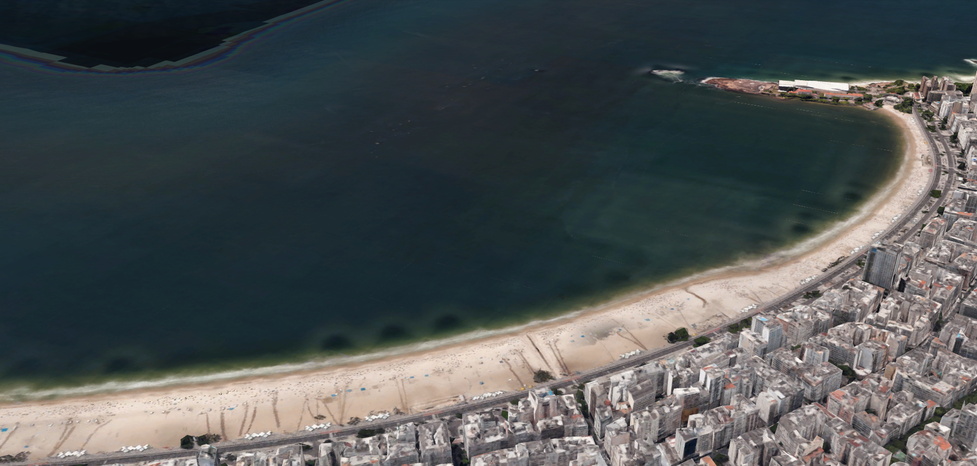
#> input picture Notebooks/data/65.png, 977 x 466 px, shrunk from 1804 x 860 before the run; its folder holds 3 pictures in this run
$ jupyter execute analiza_kompresji.ipynb   (shell and % lines are left out)
#> lines starting #> are read from the running program, lines starting #| are printed output that depends on the picture
[cell 1]
import pandas as pd
import skimage.io
import skimage.color
import skimage.metrics
import skimage.util
import matplotlib.pyplot as plt
import numpy as np
from PIL import Image
import io
import os
import math

[cell 2]
daily_data_volume_gb = {
    "Modis": 17.51,
    "GeoEye-1": 921.05,
}

print("Dane wejściowe (dzienny wolumen danych w GB):")
for sensor, volume in daily_data_volume_gb.items():
    print(f"- {sensor}: {volume} GB")

[cell 3]
def simulate_volume_compression(sensor_data_gb):
    """Symuluje wolumen danych po kompresji."""

    results = []

    for sensor_name, original_volume_gb in sensor_data_gb.items():
        compressed_2_1 = original_volume_gb / 2
        compressed_5_1 = original_volume_gb / 5
        compressed_10_1 = original_volume_gb / 10
        compressed_20_1 = original_volume_gb / 20

        results.append({
            "Nazwa sensora": sensor_name,
            "Dane przed kompresją (GB)": original_volume_gb,
            "Dane po kompresji 2:1 (GB)": compressed_2_1,
            "Dane po kompresji 5:1 (GB)": compressed_5_1,
            "Dane po kompresji 10:1 (GB)": compressed_10_1,
            "Dane po kompresji 20:1 (GB)": compressed_20_1
        })

    df_results = pd.DataFrame(results)

    return df_results

[cell 4]
compression_results_df = simulate_volume_compression(daily_data_volume_gb)

print("\nTabela wpływu kompresji na dzienny wolumen danych:")
print(compression_results_df)

[cell 5]
data_folder = "data"
image_filename = "65.png"

image_path = os.path.join(data_folder, image_filename)

original_image = None

[cell 6]
try:
    loaded_image = skimage.io.imread(image_path)
#> loaded_image is the input picture: shape (466, 977, 4); mean R, G, B, A 76.7, 81.9, 82.9, 255

    if loaded_image is None:
        raise IOError(f"Nie udało się wczytać obrazu z: {image_path}")

    print(f"Wczytano obraz: {image_path}")
    print(f"Typ danych wczytanego obrazu: {loaded_image.dtype}")
#| Typ danych wczytanego obrazu: uint8
    print(f"Wymiary wczytanego obrazu: {loaded_image.shape}")
#| Wymiary wczytanego obrazu: (466, 977, 4)

    if loaded_image.ndim == 3:
        if loaded_image.shape[2] == 4: # RGBA
            print("Obraz RGBA, konwertuję do RGB, a następnie do skali szarości.")
            # Konwersja RGBA do RGB (ignorowanie kanału alfa)
            loaded_image_rgb = skimage.color.rgba2rgb(loaded_image)
             # Konwersja RGB do skali szarości (wynik jako float64 w zakresie [0,1])
            original_image_gray = skimage.color.rgb2gray(loaded_image_rgb)
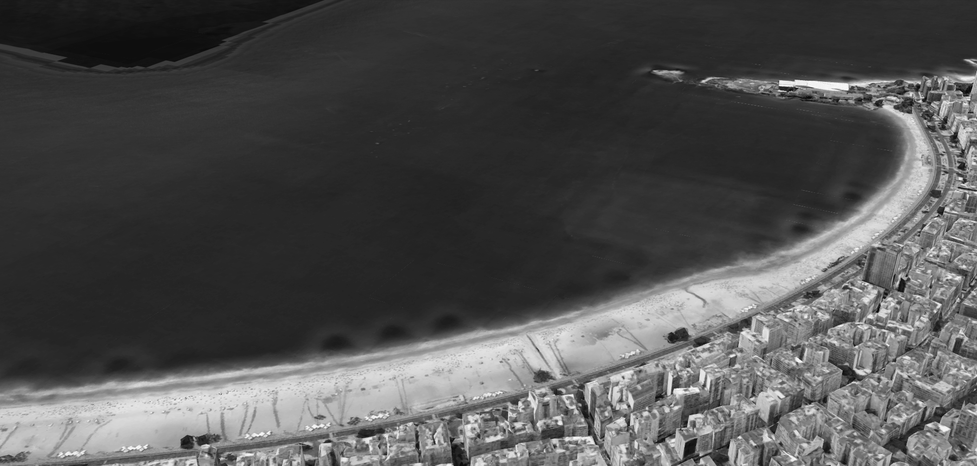
#> original_image_gray: shape (466, 977) float64; min 0.00787, max 1, mean 0.317
        elif loaded_image.shape[2] == 3: # RGB
            print("Obraz RGB, konwertuję do skali szarości.")
            # Konwersja RGB do skali szarości (wynik jako float64 w zakresie [0,1])
            original_image_gray = skimage.color.rgb2gray(loaded_image)
        else:
            print(f"Obraz ma {loaded_image.shape[2]} kanałów. Używam pierwszego kanału jako skali szarości.")
            original_image_gray = loaded_image[..., 0] # Weź pierwszy kanał
    elif loaded_image.ndim == 2:
        print("Obraz jest już w skali szarości.")
        original_image_gray = loaded_image
    else:
        raise ValueError(f"Nieobsługiwana liczba wymiarów obrazu: {loaded_image.ndim}. Oczekiwano 2 (skala szarości) lub 3 (kolor).")


    original_image = skimage.util.img_as_ubyte(original_image_gray)

    plt.figure(figsize=(6, 6))
    plt.imshow(original_image, cmap='gray')
    plt.title(f"Oryginalny obraz: {image_filename}\n(po konwersji do skali szarości, jeśli była potrzebna)")
    plt.axis('off')
    plt.show()

    print(f"Typ danych finalnego obrazu (original_image): {original_image.dtype}")
#| Typ danych finalnego obrazu (original_image): uint8
    print(f"Wymiary finalnego obrazu: {original_image.shape}")
#| Wymiary finalnego obrazu: (466, 977)
    print(f"Zakres wartości pikseli: {original_image.min()} - {original_image.max()}")
#| Zakres wartości pikseli: 2 - 255

except FileNotFoundError:
    print(f"BŁĄD: Nie znaleziono pliku obrazu: {image_path}")
    print(f"Upewnij się, że folder '{data_folder}' istnieje w tym samym miejscu co notatnik,")
    print(f"oraz że plik '{image_filename}' znajduje się wewnątrz folderu '{data_folder}'.")
    print("Popraw zmienną 'image_filename' i/lub umieść plik w odpowiednim miejscu.")
except Exception as e:
    print(f"Wystąpił nieoczekiwany błąd podczas wczytywania lub przetwarzania obrazu: {e}")
    print("Sprawdź, czy plik obrazu nie jest uszkodzony i czy jest to obsługiwany format (np. PNG, JPG, TIF).")

[cell 7]
def compress_jpeg_in_memory(image_array, quality_level):
    """Kompresuje obraz do formatu JPEG w pamięci i zwraca skompresowany obraz oraz jego rozmiar."""

    pil_image = Image.fromarray(image_array)
    img_buffer = io.BytesIO()
    pil_image.save(img_buffer, format="JPEG", quality=quality_level, optimize=True)
    file_size_bytes = img_buffer.tell()

    file_size_kb = file_size_bytes / 1024.0
    img_buffer.seek(0)

    decompressed_pil_image = Image.open(img_buffer)
    decompressed_image_array = np.array(decompressed_pil_image)

    return decompressed_image_array, file_size_kb

[cell 8]
if 'original_image' in globals() and original_image is not None:
    original_image_float = skimage.util.img_as_float(original_image)

    # Przebudowujemy compressed_results od zera
    new_compressed_results = []

    jpeg_quality_levels = [95, 75, 50, 25, 10, 5] # Upewnij się, że to jest zdefiniowane

    print("\nRozpoczynam kompresję, obliczanie PSNR, SSIM i map różnic...")
    for quality in jpeg_quality_levels:
        compressed_img_uint8, size_kb = compress_jpeg_in_memory(original_image, quality)
#> size_kb = 121
        compressed_img_float = skimage.util.img_as_float(compressed_img_uint8)

        psnr_value = skimage.metrics.peak_signal_noise_ratio(original_image, compressed_img_uint8, data_range=255)
#> psnr_value = 46.55

        # Ustalenie win_size dla SSIM dynamicznie, aby uniknąć błędów dla małych obrazów
        # win_size musi być nieparzysty i <= min(wymiary obrazu)
        min_dimension = min(original_image_float.shape[:2])
#> min_dimension = 466
        current_win_size = min(7, min_dimension if min_dimension % 2 != 0 else min_dimension -1)
#> current_win_size = 7
        if current_win_size < 3 : # SSIM wymaga win_size >= 3
            print(f"Ostrzeżenie: Obraz jest za mały ({original_image_float.shape}) dla SSIM z win_size={current_win_size}. Pomijam SSIM.")
            ssim_value = np.nan # Not a Number
        else:
             ssim_value = skimage.metrics.structural_similarity(
                original_image_float,
                compressed_img_float,
                data_range=1.0, # Dla float [0,1]
                win_size=current_win_size,
                channel_axis=None if original_image_float.ndim == 2 else -1 # Dla obrazów skali szarości można pominąć lub dać None
                                                                           # Dla kolorowych (3D) dać oś kanałów, np. -1
            )
#> ssim_value = 0.994

        diff_map_float = np.abs(original_image_float - compressed_img_float)
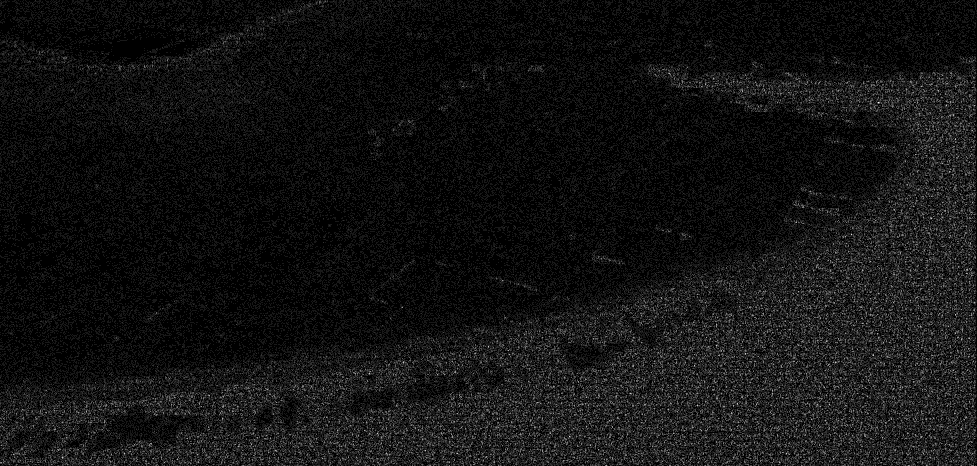
#> diff_map_float: shape (466, 977) float64; min 0, max 0.0392, mean 0.00288; drawn with min black and max white

        new_compressed_results.append({
            "quality": quality,
            "image": compressed_img_uint8, # Zmieniamy klucz z 'image_uint8' na 'image' dla spójności
            "size_kb": size_kb,
            "psnr": psnr_value,
            "ssim": ssim_value,
            "diff_map": diff_map_float
        })
        print(f"JPEG Jakość: {quality}, Rozmiar: {size_kb:.2f} KB, PSNR: {psnr_value:.2f} dB, SSIM: {ssim_value:.3f}")
#| JPEG Jakość: 95, Rozmiar: 121.04 KB, PSNR: 46.55 dB, SSIM: 0.994

    # Nadpisujemy starą listę compressed_results nową, ulepszoną
    compressed_results = new_compressed_results
#> compressed_results = 6 items

else:
    print("\nNie można kontynuować, oryginalny obraz nie został wczytany.")
    # compressed_results powinno być puste lub nie istnieć

[cell 9]
if 'original_image' in globals() and original_image is not None and \
   'compressed_results' in globals() and compressed_results:

    original_size_bytes = original_image.nbytes
#> original_size_bytes = 455282
    original_size_kb = original_size_bytes / 1024.0
#> original_size_kb = 444.6

    # --- Przygotowanie danych do wyświetlenia (tylko obrazy i ich metryki) ---
    display_items = []

    # Oryginalny obraz
    display_items.append({
        "image_to_show": original_image, # uint8
        "title_lines": [
            f"Oryginał ({image_filename.split('.')[0] if 'image_filename' in globals() else 'Obraz'})",
            f"Rozmiar: {original_size_kb:.1f} KB (raw)",
            "PSNR: ∞, SSIM: 1.0"
        ]
    })

    # Skompresowane obrazy
    for result in compressed_results:
        compression_ratio = original_size_kb / result["size_kb"] if result["size_kb"] > 0 else float('inf')
        display_items.append({
            "image_to_show": result["image"], # uint8
            "title_lines": [
                f"JPEG Jakość: {result['quality']}",
                f"Rozmiar: {result['size_kb']:.1f} KB",
                f"Wsp. kompr.: {compression_ratio:.1f}:1",
                f"PSNR: {result['psnr']:.2f} dB, SSIM: {result['ssim']:.3f}"
            ]
        })
#> this loop made 6 passes
#> compression_ratio on passes 1 to 6: 3.67, 9.14, 13.82, 21.43, 41.44, 75.78
#> after the loop, display_items = 7 items

    num_display_items = len(display_items)
#> num_display_items = 7
    ncols_vis = 2 # Dwa obrazy w rzędzie
    nrows_vis = math.ceil(num_display_items / ncols_vis)
#> nrows_vis = 4

    fig_vis_width_per_subplot = 6
    fig_vis_height_per_row = 6 # Można dostosować wysokość

    fig_vis, axes_vis = plt.subplots(nrows_vis, ncols_vis,
                                     figsize=(fig_vis_width_per_subplot * ncols_vis, fig_vis_height_per_row * nrows_vis),
                                     squeeze=False) # squeeze=False jest dobre dla ogólności

    axes_flat = axes_vis.flatten() # Spłaszczenie dla łatwiejszej iteracji

    for i, item_data in enumerate(display_items):
        ax = axes_flat[i]
        ax.imshow(item_data["image_to_show"], cmap='gray', vmin=0, vmax=255)
        ax.set_title("\n".join(item_data["title_lines"]), fontsize=10)
        ax.axis('off')
#> this loop made 7 passes

    # Ukryj nieużywane osie, jeśli liczba obrazów nie wypełnia idealnie siatki
    for j in range(num_display_items, nrows_vis * ncols_vis):
        axes_flat[j].axis('off') # Prostsze niż fig.delaxes

    fig_vis.tight_layout(rect=[0, 0.03, 1, 0.95]) # Dostosuj rect dla suptitle
    fig_vis.suptitle("Wpływ kompresji JPEG na jakość obrazu i metryki", fontsize=14, y=0.98) # Dostosuj y
    plt.show()
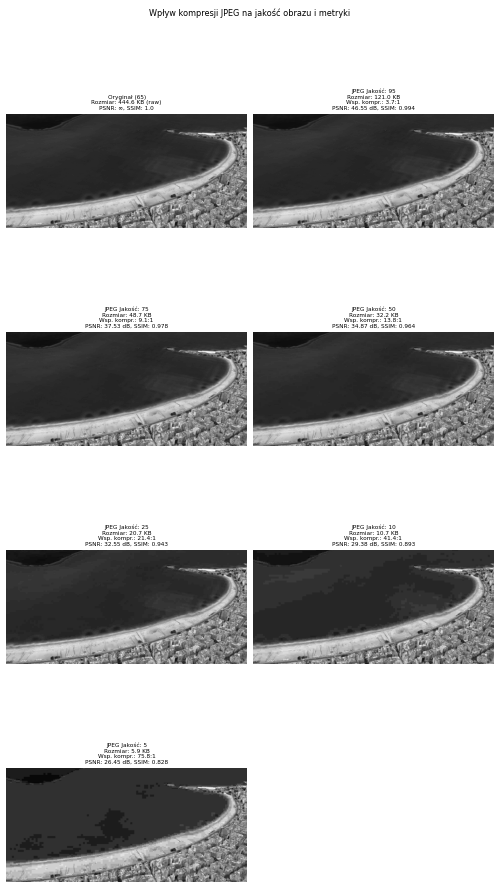
#> figure drawn by matplotlib, 7 panels

    # --- Wykresy PSNR/SSIM vs. Współczynnik Kompresji / Rozmiar Pliku (bez zmian) ---
    # Ten kod pozostaje taki sam jak w poprzedniej odpowiedzi, gdzie generował wykresy 2x2.
    # Upewnij się, że masz dane: qualities, psnr_values, ssim_values,
    # compression_ratios_all, file_sizes_all, compression_ratios_for_ssim,
    # file_sizes_for_ssim, qualities_for_ssim zdefiniowane przed tą sekcją.

    # (Poniżej jest kopia sekcji wykresów punktowych dla kompletności)
    qualities = [res['quality'] for res in compressed_results]
#> qualities = [95, 75, 50, 25, 10, 5]
    psnr_values = [res['psnr'] for res in compressed_results]
#> psnr_values = [46.55, 37.53, 34.87, 32.55, 29.38, 26.45]
    # Upewnij się, że ssim_values i odpowiednie listy dla osi X są poprawnie filtrowane, jeśli SSIM mogło nie zostać obliczone
    valid_indices_for_ssim = [idx for idx, res in enumerate(compressed_results) if 'ssim' in res and not np.isnan(res['ssim'])]
#> valid_indices_for_ssim = [0, 1, 2, 3, 4, 5]
    ssim_values = [compressed_results[i]['ssim'] for i in valid_indices_for_ssim]
#> ssim_values = [0.994, 0.978, 0.964, 0.943, 0.893, 0.828]

    compression_ratios_all = [(original_size_kb / res['size_kb']) if res['size_kb'] > 0 else float('inf')
                              for res in compressed_results]
#> compression_ratios_all = [3.67, 9.14, 13.82, 21.43, 41.44, 75.78]
    file_sizes_all = [res['size_kb'] for res in compressed_results]
#> file_sizes_all = [121, 48.67, 32.17, 20.75, 10.73, 5.87]

    compression_ratios_for_ssim = [compression_ratios_all[i] for i in valid_indices_for_ssim]
#> compression_ratios_for_ssim = [3.67, 9.14, 13.82, 21.43, 41.44, 75.78]
    file_sizes_for_ssim = [file_sizes_all[i] for i in valid_indices_for_ssim]
#> file_sizes_for_ssim = [121, 48.67, 32.17, 20.75, 10.73, 5.87]
    qualities_for_ssim = [qualities[i] for i in valid_indices_for_ssim]
#> qualities_for_ssim = [95, 75, 50, 25, 10, 5]

    if psnr_values: # Tylko jeśli mamy jakiekolwiek wyniki
        fig_scatter, ax_scatter = plt.subplots(2, 2, figsize=(14, 10))

        # PSNR vs CR
        ax_scatter[0, 0].plot(compression_ratios_all, psnr_values, marker='o', linestyle='-')
        ax_scatter[0, 0].set_xlabel("Współczynnik Kompresji")
        ax_scatter[0, 0].set_ylabel("PSNR (dB)")
        ax_scatter[0, 0].set_title("PSNR vs. Współczynnik Kompresji")
        ax_scatter[0, 0].grid(True)
        for i, quality_val in enumerate(qualities): # Zmieniono 'quality' na 'quality_val' by uniknąć konfliktu z pętlą zewnętrzną
            ax_scatter[0, 0].annotate(f"Q{quality_val}", (compression_ratios_all[i], psnr_values[i]), textcoords="offset points", xytext=(5,-10), ha='left')
#> this loop made 6 passes
#> quality_val on passes 1 to 6: 95, 75, 50, 25, 10, 5

        # PSNR vs Rozmiar
        ax_scatter[0, 1].plot(file_sizes_all, psnr_values, marker='s', linestyle='--')
        ax_scatter[0, 1].set_xlabel("Rozmiar Pliku (KB)")
        ax_scatter[0, 1].set_ylabel("PSNR (dB)")
        ax_scatter[0, 1].set_title("PSNR vs. Rozmiar Pliku")
        ax_scatter[0, 1].grid(True)
        for i, quality_val in enumerate(qualities):
            ax_scatter[0, 1].annotate(f"Q{quality_val}", (file_sizes_all[i], psnr_values[i]), textcoords="offset points", xytext=(5,-10), ha='left')

        # SSIM vs CR
        if ssim_values:
            ax_scatter[1, 0].plot(compression_ratios_for_ssim, ssim_values, marker='^', linestyle='-', color='green')
            ax_scatter[1, 0].set_xlabel("Współczynnik Kompresji")
            ax_scatter[1, 0].set_ylabel("SSIM")
            ax_scatter[1, 0].set_title("SSIM vs. Współczynnik Kompresji")
            ax_scatter[1, 0].grid(True)
            for i, quality_val in enumerate(qualities_for_ssim):
                ax_scatter[1, 0].annotate(f"Q{quality_val}", (compression_ratios_for_ssim[i], ssim_values[i]), textcoords="offset points", xytext=(5,-10), ha='left')
        else:
            ax_scatter[1,0].text(0.5, 0.5, "Brak danych SSIM", ha='center', va='center', transform=ax_scatter[1,0].transAxes)
            ax_scatter[1,0].axis('off')


        # SSIM vs Rozmiar
        if ssim_values:
            ax_scatter[1, 1].plot(file_sizes_for_ssim, ssim_values, marker='d', linestyle='--', color='red')
            ax_scatter[1, 1].set_xlabel("Rozmiar Pliku (KB)")
            ax_scatter[1, 1].set_ylabel("SSIM")
            ax_scatter[1, 1].set_title("SSIM vs. Rozmiar Pliku")
            ax_scatter[1, 1].grid(True)
            for i, quality_val in enumerate(qualities_for_ssim):
                ax_scatter[1, 1].annotate(f"Q{quality_val}", (file_sizes_for_ssim[i], ssim_values[i]), textcoords="offset points", xytext=(5,-10), ha='left')
        else:
            ax_scatter[1,1].text(0.5, 0.5, "Brak danych SSIM", ha='center', va='center', transform=ax_scatter[1,1].transAxes)
            ax_scatter[1,1].axis('off')

        fig_scatter.tight_layout(rect=[0, 0.03, 1, 0.95])
        fig_scatter.suptitle("Zależności Metryk Jakości i Kompresji JPEG", fontsize=16, y=0.98)
        plt.show()
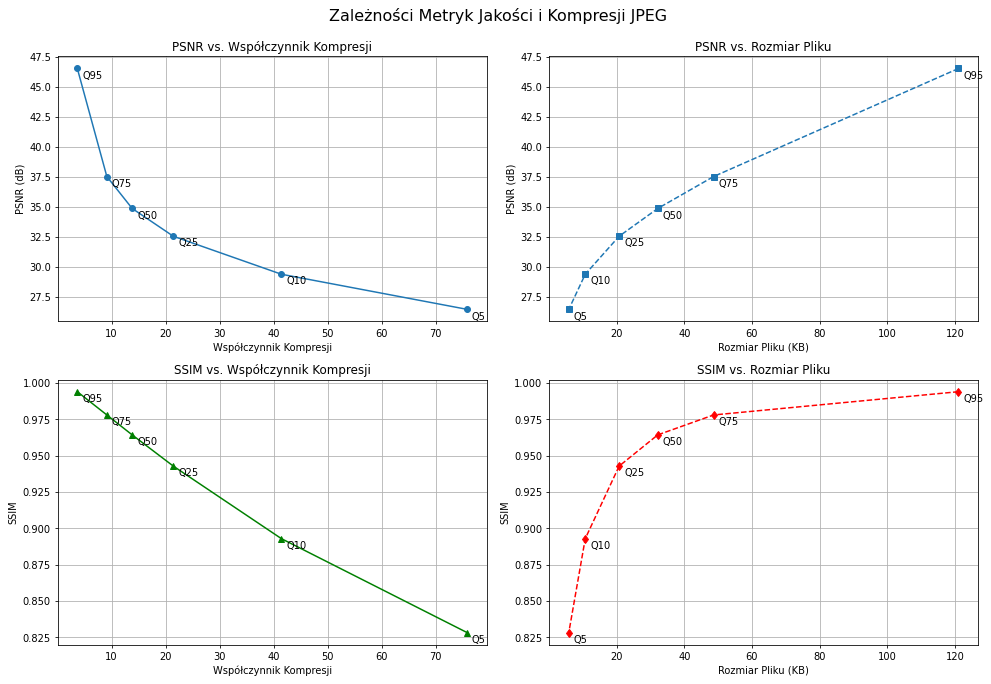
#> figure drawn by matplotlib, 4 panels
    else:
        print("Brak wyników kompresji do wygenerowania wykresów punktowych.")


elif 'original_image' in globals() and original_image is not None and \
    ('compressed_results' not in globals() or not compressed_results):
     print("\nOryginalny obraz został wczytany, ale nie ma wyników kompresji do wyświetlenia.")
else:
    print("\nNie można wyświetlić wyników, ponieważ oryginalny obraz nie został wczytany.")
